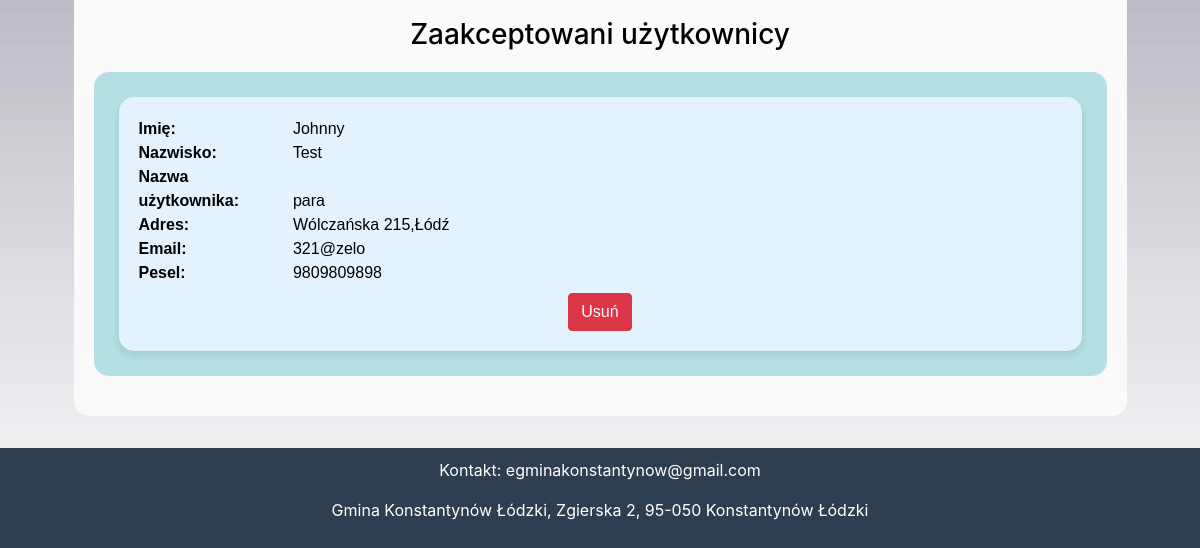
The page /admin-users (signed in, lower part) on the database as committed earlier.
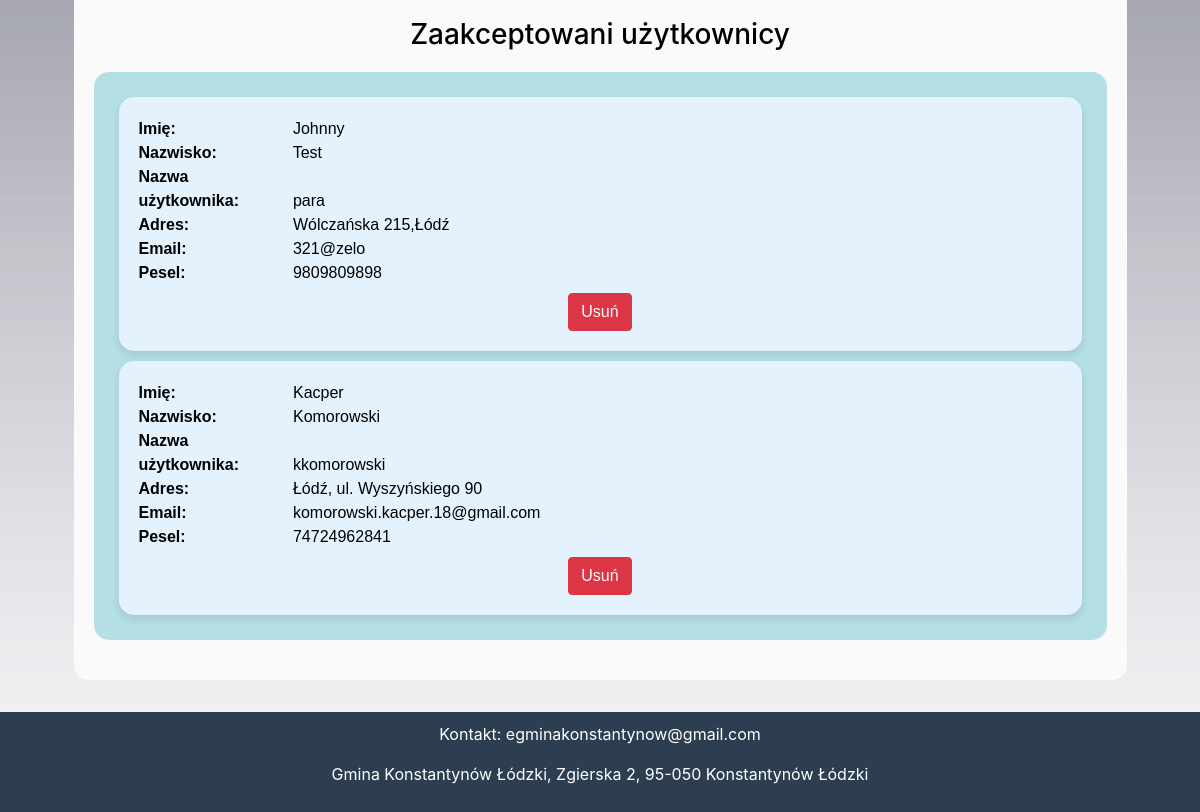
The same page on the database as committed later.
### website/models.py (models this page shows)
class User(db.Model, UserMixin):
    id = db.Column(db.Integer, primary_key=True)
    email = db.Column(db.String(150), unique=True)
    username = db.Column(db.String(150), unique=True)
    password = db.Column(db.String(150))
    name = db.Column(db.String(150))
    surname = db.Column(db.String(150))
    address = db.Column(db.String(150))
    uid = db.Column(db.Integer, unique=True)
    status = db.Column(db.String(50), default='pending')
    role = db.Column(db.String(50), default='user')
    loyalty_points = db.Column(db.Integer, default=0)
    document_image = db.Column(BLOB, nullable=True)
    Events = db.relationship('Event', back_populates='user')
    Surveys = db.relationship('Survey', back_populates='user')
    Reports = db.relationship('Report')
    payments = db.relationship('Payment', backref='user', lazy=True)
    answers = db.relationship('Answer', backref='user', lazy=True)
    vouchers = db.relationship('Voucher', backref='user', lazy=True)
    friends = db.relationship(
        'User',
        secondary=friends,
        primaryjoin=(friends.c.user_id == id),
        secondaryjoin=(friends.c.friend_id == id),
        backref=db.backref('friend_of', lazy='dynamic'),
        lazy='dynamic'
    )
    invitations = db.relationship(
        'User',
        secondary=invitations,
        primaryjoin=(invitations.c.invitee_id == id),
        secondaryjoin=(invitations.c.inviter_id == id),
        backref=db.backref('invited_by', lazy='dynamic'),
        lazy='dynamic'
    )
    sent = db.relationship(
        'User',
        secondary=sent,
        primaryjoin=(sent.c.sender_id == id),
        secondaryjoin=(sent.c.receiver_id == id),
        backref=db.backref('sent_by', lazy='dynamic'),
        lazy='dynamic'
    )
    blocked = db.relationship(
        'User',
        secondary=blocked,
        primaryjoin=(blocked.c.user_id == id),
        secondaryjoin=(blocked.c.blocked_id == id),
        backref=db.backref('blocked_by', lazy='dynamic'),
        lazy='dynamic'
    )
    y_blocked = db.relationship(
        'User',
        secondary=y_blocked,
        primaryjoin=(y_blocked.c.user_id == id),
        secondaryjoin=(y_blocked.c.blocked_id == id),
        backref=db.backref('y_blocked_by', lazy='dynamic'),
        lazy='dynamic'
    )

### website/views.py (the view, shortened to what this page needs)
@views.route('/admin-users', methods=['GET', 'POST'])
@login_required
def admin_users():
    if not current_user.is_authenticated or current_user.role != 'admin':
        flash('Nie masz uprawnień administratora do tej strony.', category='danger')
        return redirect(url_for('views.home'))
    pending_users = User.query.filter_by(status='pending').all()
    accepted_users = User.query.filter_by(status='accepted').all()
    accepted_users = [user for user in accepted_users if user.role != 'admin']
    return render_template('admin_users.html', user=current_user, pending_users=pending_users,
                           accepted_users=accepted_users)

### website/templates/admin_users.html (shortened to what this page needs)
{% extends "base.html" %}
{% block content %}
<div id="container">
    <h3 class="mb-0">Zaakceptowani użytkownicy</h3>
    <div class="container_accepted">
        {% for user in accepted_users %}
        {% if user.role != 'organisation' %}
        <div class="user-card">
            <strong>Imię:</strong> {{ user.name }}<br>
            <strong>Nazwisko:</strong> {{ user.surname }}<br>
            <strong>Nazwa użytkownika:</strong> {{ user.username }}<br>
            <strong>Adres:</strong> {{ user.address }}<br>
            <strong>Email:</strong> {{ user.email }}<br>
            <strong>Pesel:</strong> {{ user.uid }}<br>
            <div class="btn-group mt-2" role="group">
                {% if user.id != current_user.id %}
                <form method="POST" action="{{ url_for('views.delete_user', user_id=user.id) }}">
                    <button type="submit" class="btn btn-danger">Usuń</button>
                </form>
                {% else %}
                <button class="btn btn-secondary" disabled>Konta admina</button>
                {% endif %}
            </div>
        </div>
        {% endif %}
        {% endfor %}
    </div>
</div>
{% endblock %}

### website/templates/base.html (shortened to what this page needs)
<!DOCTYPE html>
<html>
<head>
    <link rel="stylesheet" href="https://stackpath.bootstrapcdn.com/bootstrap/4.4.1/css/bootstrap.min.css">
    <link rel="stylesheet" href="https://stackpath.bootstrapcdn.com/font-awesome/4.7.0/css/font-awesome.min.css">
    <link href="https://cdnjs.cloudflare.com/ajax/libs/lightbox2/2.11.3/css/lightbox.min.css" rel="stylesheet">
</head>
<body>
    <div class="container">{% block content %} {% endblock %}</div>
    <div class="footer">
        <p>Kontakt: <a href="mailto:egminakonstantynow@gmail.com" style="color: #ffffff;">egminakonstantynow@gmail.com</a></p>
        <p>Gmina Konstantynów Łódzki, Zgierska 2, 95-050 Konstantynów Łódzki</p>
    </div>
</body>
</html>

Rows that differ between the two databases and show on the page:
added User: name "Kacper", surname "Komorowski", username "kkomorowski", address "Łódź, ul. Wyszyńskiego 90", email "komorowski.kacper.18@gmail.com", uid "74724962841"
